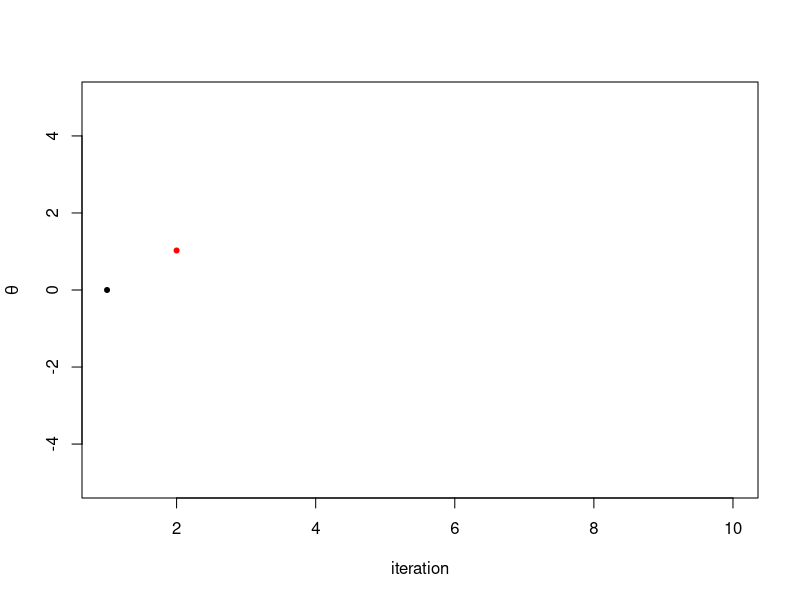
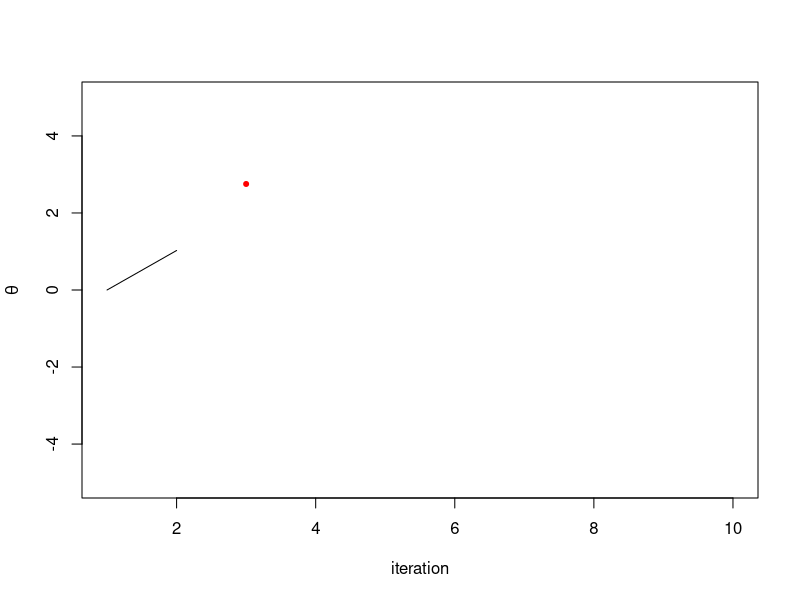
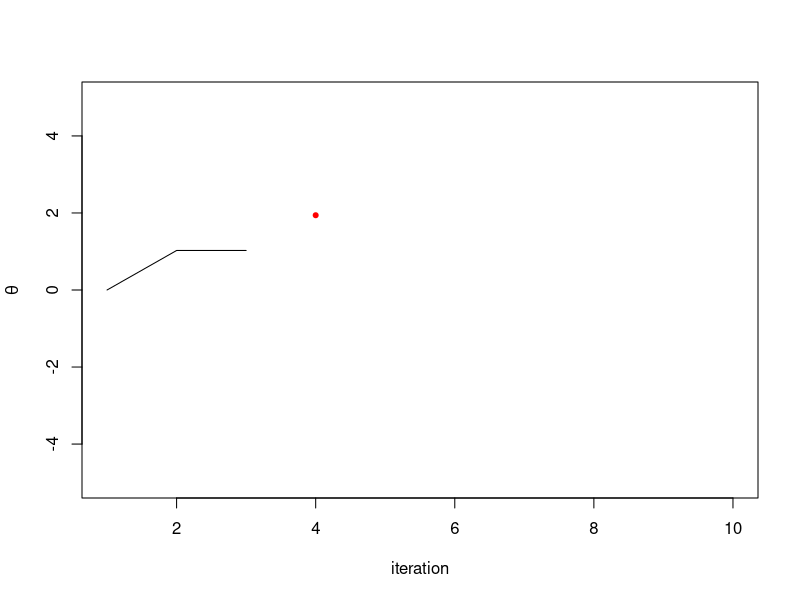
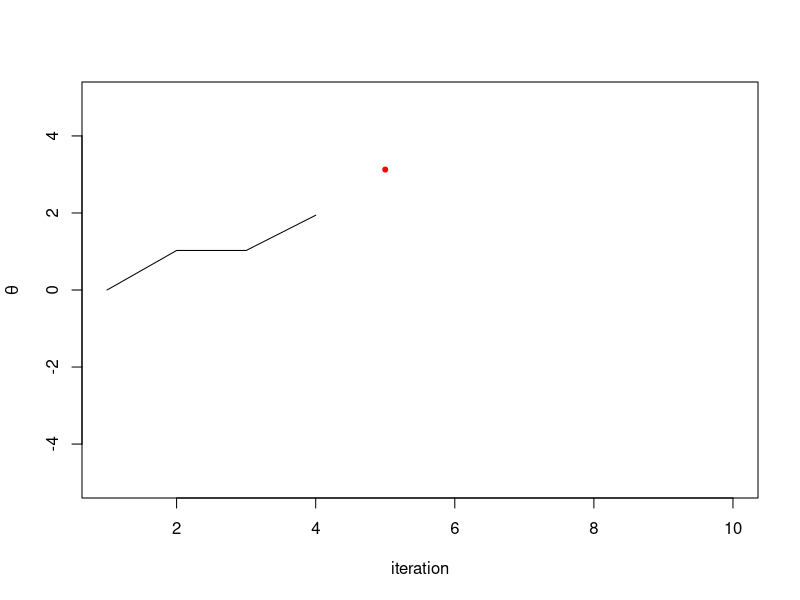
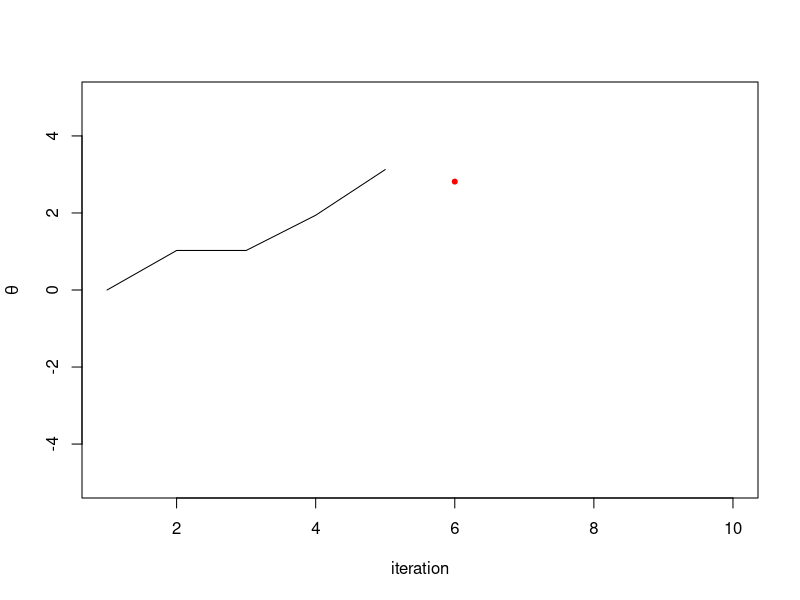
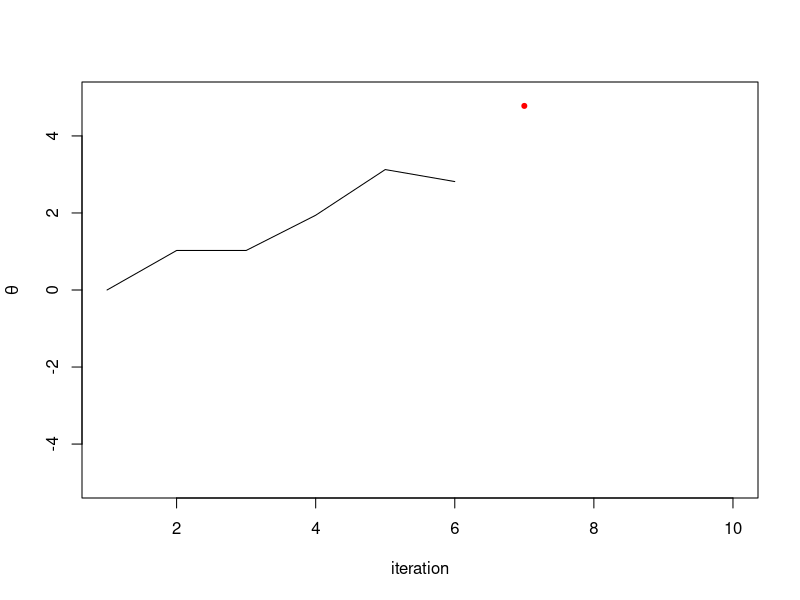
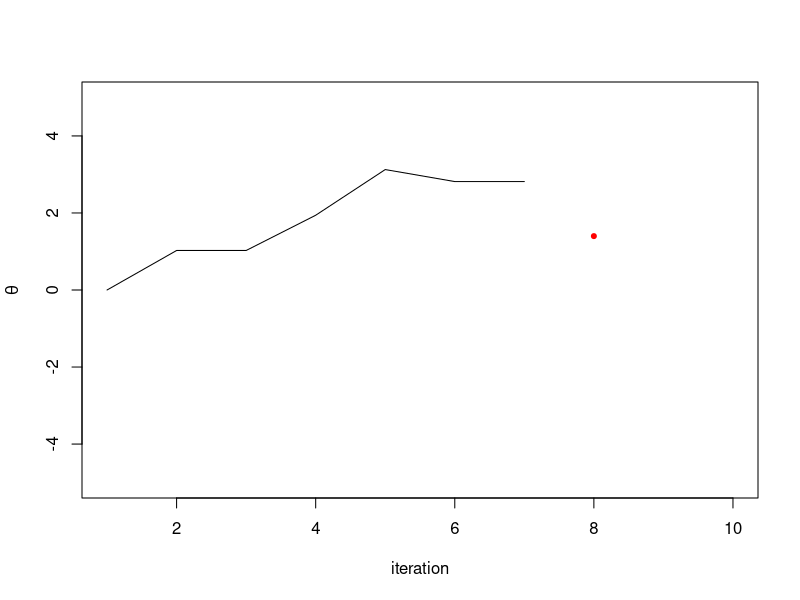
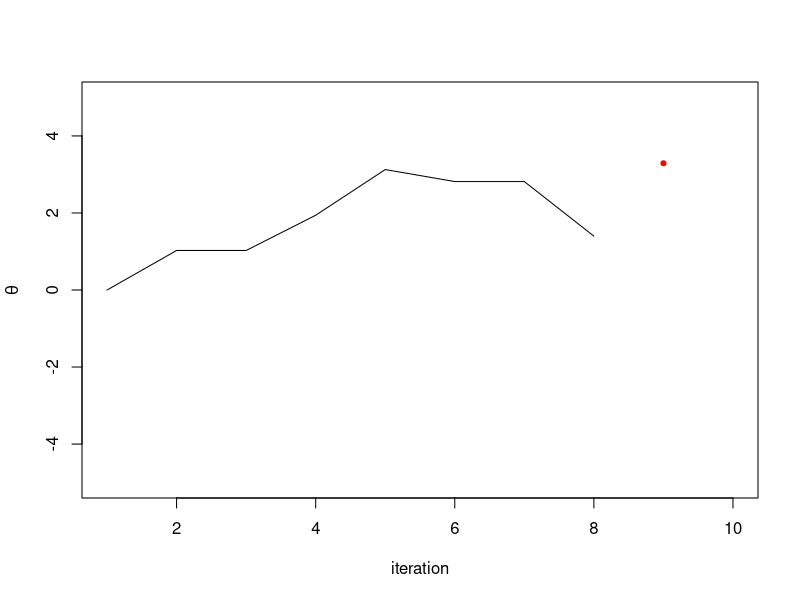

The R script that drew these images, in order:
## MCMC visualization
p <- function(theta) dlogis(theta)
r <- function() runif(1, -2, 2)
theta <- rep(NA, 10)

theta[1] <- 0

i <- 2
theta.st <- theta[i - 1] + r()

plot(1:(i - 1), theta[1:(i - 1)], type = "l", xlim = c(1, 10), ylim = c(-5, 5),
     ylab = expression(theta), xlab = "iteration")
points(1, theta[1], pch = 20)
points(i, theta.st, pch = 20, col = "red")

accept <- runif(1) < p(theta.st) / p(theta[i - 1])
accept
theta[i] <- if (accept) theta.st else theta[i - 1]

plot(1:i, theta[1:i], type = "l", xlim = c(1, 10), ylim = c(-5, 5),
     ylab = expression(theta), xlab = "iteration")
i <- i + 1

theta.st <- theta[i - 1] + r()
points(i, theta.st, pch = 20, col = "red")

accept <- runif(1) < p(theta.st) / p(theta[i - 1])
accept
theta[i] <- if (accept) theta.st else theta[i - 1]

plot(1:i, theta[1:i], type = "l", xlim = c(1, 10), ylim = c(-5, 5),
     ylab = expression(theta), xlab = "iteration")
i <- i + 1


m <- i
for (i in seq.int(m, 10)) {
  theta.st <- theta[i - 1] + r()
  points(i, theta.st, pch = 20, col = "red")
  
  browser()

  accept <- runif(1) < p(theta.st) / p(theta[i - 1])
  cat("accept: ", accept, "\n", sep = "")
  theta[i] <- if (accept) theta.st else theta[i - 1]
  
  plot(1:i, theta[1:i], type = "l", xlim = c(1, 10), ylim = c(-5, 5),
       ylab = expression(theta), xlab = "iteration")
}
